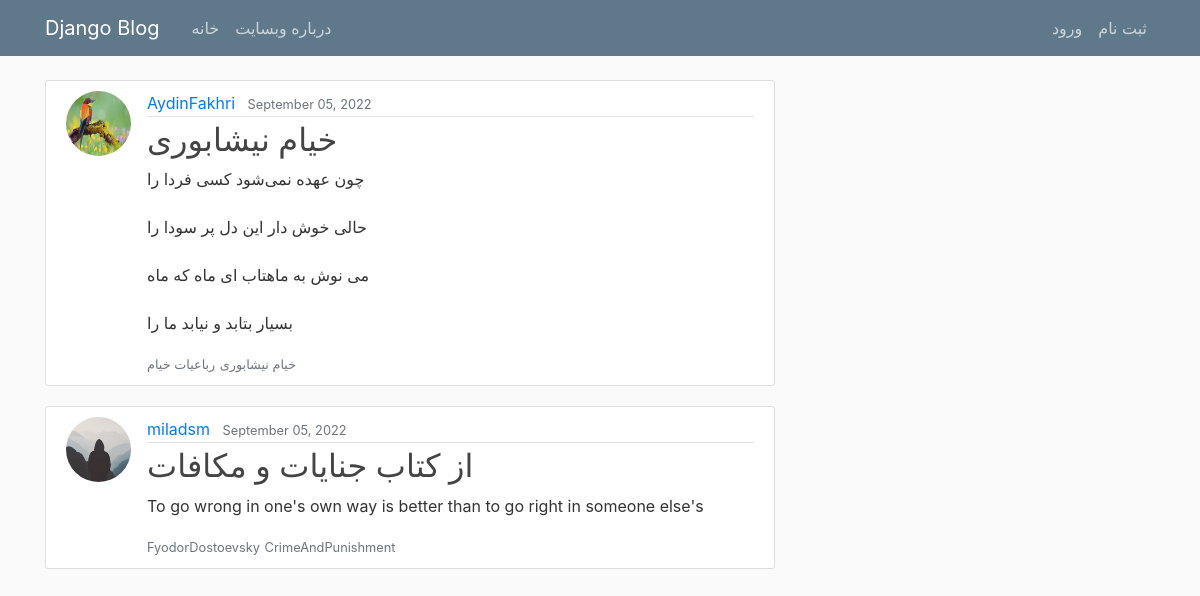
The page / on the database its author committed.
### blog/models.py (models this page shows, shortened)
class Post(models.Model):
    title = models.CharField(max_length=100)
    content = models.TextField()
    date_posted = models.DateTimeField(default=timezone.now)
    author = models.ForeignKey(User, on_delete=models.CASCADE)
    FromAuthor = models.ForeignKey(Author, on_delete=models.CASCADE)
    FromBook   = models.ForeignKey(Book,on_delete=models.CASCADE)
    Likes      = models.ManyToManyField(User,blank=True,related_name='Likes')
    Dislikes   = models.ManyToManyField(User,blank=True,related_name='Dislikes')

### users/models.py (models this page shows, shortened)
class Profile(models.Model):
    user = models.OneToOneField(User, on_delete=models.CASCADE)
    image = models.ImageField(default='default.jpg', upload_to='profile_pics')
    Bio   =  models.TextField()
    JoinDate = models.DateTimeField(default=timezone.now)

### author/models.py (models this page shows, shortened)
class Author(models.Model):
    Fullname = models.CharField(max_length=100)
    AuthorInfo = models.TextField()
    Nationality = models.CharField(max_length=25)
    Book = models.ForeignKey(Book, on_delete=models.CASCADE)
    def __str__(self):
        return self.Fullname

### book/models.py (models this page shows, shortened)
class Book(models.Model):
    BookName = models.CharField(max_length=100)
    BookInfo = models.TextField()
    def __str__(self):
        return self.BookName

### blog/views.py (the view)
# urls.py: path('', PostListView.as_view(), name='blog-home'),
class PostListView(ListView):
    model = Post
    template_name = 'blog/home.html'  # <app>/<model>_<viewtype>.html
    context_object_name = 'posts'
    ordering = ['-date_posted']

### blog/templates/blog/home.html
{% extends "blog/base.html" %}
{% block content %}
    {% for post in posts %}
        <article class="media content-section">
          <img class="rounded-circle article-img" src="{{ post.author.profile.image.url }}">
          <div class="media-body">
            <div class="article-metadata">
              <a class="mr-2" href="#">{{ post.author }}</a>
              <small class="text-muted">{{ post.date_posted|date:"F d, Y" }}</small>
            </div>
            <h2><a class="article-title" href="{% url 'post-detail' post.id %}">{{ post.title }}</a></h2>
            <p class="article-content">{{ post.content }}</p>
            <a href ="{% url 'author-detail' post.pk %}"><small class="text-muted">{{ post.FromAuthor }}</small></a>
            <a href ="{% url 'book-detail' post.pk %}"><small class="text-muted">{{ post.FromBook }}</small></a>
        </article>
    {% endfor %}
{% endblock content %}

### blog/templates/blog/base.html (shortened to what this page needs)
{% load static %}
<!DOCTYPE html>
<html>
<head>
    <link rel="stylesheet" href="https://maxcdn.bootstrapcdn.com/bootstrap/4.0.0/css/bootstrap.min.css">
    <link rel="stylesheet" type="text/css" href="{% static 'blog/main.css' %}">
    <link rel="stylesheet" href="https://cdnjs.cloudflare.com/ajax/libs/font-awesome/6.2.0/css/all.min.css" />
</head>
<body>
    <header class="site-header">
      <nav class="navbar navbar-expand-md navbar-dark bg-steel fixed-top">
        <div class="container">
          <a class="navbar-brand mr-4" href="{% url 'blog-home' %}">Django Blog</a>
          <div class="collapse navbar-collapse" id="navbarToggle">
            <div class="navbar-nav mr-auto">
              <a class="nav-item nav-link" href="{% url 'blog-home' %}">خانه</a>
              <a class="nav-item nav-link" href="{% url 'blog-about' %}">درباره وبسایت</a>
            </div>
            <div class="navbar-nav">
              {% if user.is_authenticated %}
                <a class="nav-item nav-link" href="{% url 'post-create' %}">پست جدید</a>
                <a class="nav-item nav-link" href="{% url 'profile' %}">پروفایل</a>
                <a class="nav-item nav-link" href="{% url 'logout' %}">خروج</a>
              {% else %}
                <a class="nav-item nav-link" href="{% url 'login' %}">ورود</a>
                <a class="nav-item nav-link" href="{% url 'register' %}">ثبت نام</a>
              {% endif %}
            </div>
          </div>
        </div>
      </nav>
    </header>
    <main role="main" class="container">
      <div class="row">
        <div class="col-md-8">
          {% block content %}{% endblock %}
        </div>
      </div>
    </main>
</body>
</html>

### blog/static/blog/main.css (style rules this page uses)
body { background: #fafafa; color: #333333; margin-top: 5rem; }
h1, h2, h3, h4, h5, h6 { color: #444444; }
.bg-steel { background-color: #5f788a; }
.site-header .navbar-nav .nav-link { color: #cbd5db; }
.content-section { background: #ffffff; padding: 10px 20px; border: 1px solid #dddddd; border-radius: 3px; margin-bottom: 20px; }
.article-title { color: #444444; }
.article-content { white-space: pre-line; }
.article-img { height: 65px; width: 65px; margin-right: 16px; }
.article-metadata { padding-bottom: 1px; margin-bottom: 4px; border-bottom: 1px solid #e3e3e3 }

### rows shown on the page
Post: author.profile.image (picture), author "AydinFakhri", date_posted "September 05, 2022", title "خیام نیشابوری", content "چون عهده نمی‌شود کسی فردا را حالی خوش دار این دل پر سودا را می نوش به ماهتاب ای ماه که ماه بسیار بتابد و نیابد ما را", FromAuthor "خیام نیشابوری", FromBook "رباعیات خیام"
Post: author.profile.image (placeholder picture), author "miladsm", date_posted "September 05, 2022", title "از کتاب جنایات و مکافات", content "To go wrong in one's own way is better than to go right in someone else's", FromAuthor "FyodorDostoevsky", FromBook "CrimeAndPunishment"
